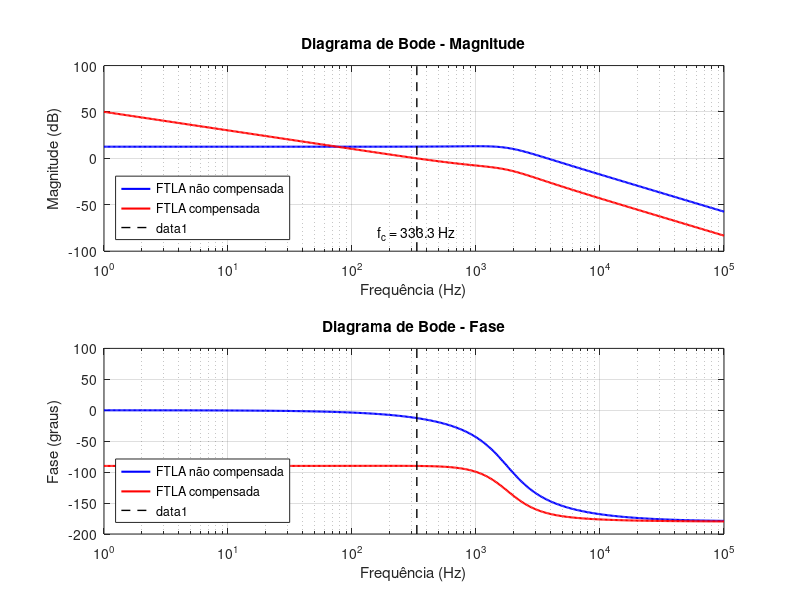

Here is the MATLAB script that generated this plot: (Note: this script raises an error after producing the figure.)
%% Script: Diagrama de Bode para Inversor Monofásico
% Este script calcula e plota a magnitude e fase da FTLA (Função de 
% Transferência de Malha Aberta) não compensada e compensada
% com base nos parâmetros fornecidos.

clear; clc; close all;

%% 1. Parâmetros do sistema (conforme fornecido)
Vi = 400;          % Tensão de entrada (V)
Vo = 311;          % Tensão de saída (V)
Po = 1250;         % Potência de saída (W)
Ro = Vo^2 / Po;    % Resistência de carga (Ohm) ~ 77.38 Ohm
Io = Vo / Ro;      % Corrente de saída (A) ~ 4.02 A
D = Vo / Vi;       % Ciclo de trabalho ~ 0.778
fs = 20e3;         % Frequência de comutação (Hz)
Lo = 8e-3;         % Indutância do filtro (H) = 8 mH
Co = 1e-6;         % Capacitância do filtro (F) = 1 uF
j = sqrt(-1);      % Unidade imaginária
kv = 3.3 / 311;    % Ganho do sensor de tensão (V/V)
kpwm = 1 / 1;      % Ganho do modulador PWM (1/V)

%% 2. Parâmetros do compensador (conforme fornecido)
% Frequência de cruzamento desejada (1/60 da frequência de comutação)
wc = 2 * pi * fs / 60;  % rad/s
% Margem de fase desejada (90 graus em radianos)
Mphi = 90 * pi / 180;   % rad

%% 3. Definição da função de transferência não compensada: G(s)
% G(s) = Vi * (1/(Lo*Co)) * [s^2 + (1/(Ro*Co)) * s + 1/(Lo*Co)]^-1
% Ou forma mais clara: G(s) = Vi * (1/(Lo*Co)) / (s^2 + (1/(Ro*Co))*s + 1/(Lo*Co))

% Coeficientes do denominador
a1 = 1/(Ro*Co);
a0 = 1/(Lo*Co);

% Numerador: Vi * a0
num_G = Vi * a0;
den_G = [1, a1, a0];

% Criação da função de transferência G(s)
s = tf('s');
G = Vi * (1/(Lo*Co)) / (s^2 + (1/(Ro*Co))*s + 1/(Lo*Co));

%% 4. FTLA não compensada: FTLA_nc(s) = kv * kpwm * G(s)
kv_kpwm = kv * kpwm;
FTLA_nc = kv_kpwm * G;

%% 5. Cálculo do zero do compensador (omega_z) e ganho kc
% Primeiro, obtemos a fase da FTLA não compensada na frequência wc
[mag_nc, phase_nc] = bode(FTLA_nc, wc);
mag_nc = squeeze(mag_nc);    % magnitude em valor linear
phase_nc = squeeze(phase_nc); % fase em graus

% Converter fase para radianos
phase_nc_rad = phase_nc * pi/180;

% Cálculo de omega_z conforme a equação fornecida
% omega_z = wc / tan(Mphi - pi/2 - arg(FTLA_nc(wc)))
den_tan = tan(Mphi - pi/2 - phase_nc_rad);
% Evitar divisão por zero
if abs(den_tan) < 1e-6
    den_tan = 1e-6;
end
omega_z = wc / den_tan;   % rad/s
tau = 1/omega_z;          % constante de tempo (s)
tau_us = tau * 1e6;       % em microssegundos

% Cálculo de kc
% kc = wc / ( |FTLA_nc(wc)| * sqrt(wc^2 + omega_z^2) )
kc = wc / (mag_nc * sqrt(wc^2 + omega_z^2));

% Exibir resultados dos parâmetros do compensador
fprintf('=== Parâmetros do Compensador ===\n');
fprintf('Frequência de cruzamento (wc) = %.2f rad/s (%.2f Hz)\n', wc, wc/(2*pi));
fprintf('omega_z = %.2f rad/s\n', omega_z);
fprintf('tau = %.2e s = %.2f µs\n', tau, tau_us);
fprintf('kc = %.4f\n\n', kc);

%% 6. Definição do compensador C(s)
% C(s) = kc * (s + omega_z) / s
C = kc * (s + omega_z) / s;

%% 7. FTLA compensada: FTLA_c(s) = C(s) * FTLA_nc(s)
FTLA_c = C * FTLA_nc;

%% 8. Diagramas de Bode (Magnitude e Fase)
% Faixa de frequências para o gráfico (1 Hz a 100 kHz)
freq_min = 1;      % Hz
freq_max = 100e3;  % Hz
frequencies = logspace(log10(freq_min), log10(freq_max), 500);
w = 2*pi*frequencies; % rad/s

% Avaliar resposta em frequência
[mag_nc_plot, phase_nc_plot] = bode(FTLA_nc, w);
[mag_c_plot, phase_c_plot] = bode(FTLA_c, w);

% Remover dimensões extras
mag_nc_plot = squeeze(mag_nc_plot);
phase_nc_plot = squeeze(phase_nc_plot);
mag_c_plot = squeeze(mag_c_plot);
phase_c_plot = squeeze(phase_c_plot);

% Converter magnitude para dB
mag_nc_dB = 20*log10(mag_nc_plot);
mag_c_dB = 20*log10(mag_c_plot);

%% 9. Plotagem dos diagramas de Bode
figure('Name', 'Diagrama de Bode do Inversor Monofásico', 'Position', [100 100 900 600]);

% Subplot 1: Magnitude
subplot(2,1,1);
semilogx(frequencies, mag_nc_dB, 'b-', 'LineWidth', 1.5); hold on;
semilogx(frequencies, mag_c_dB, 'r-', 'LineWidth', 1.5);
grid on;
xlabel('Frequência (Hz)');
ylabel('Magnitude (dB)');
title('Diagrama de Bode - Magnitude');
legend('FTLA não compensada', 'FTLA compensada', 'Location', 'southwest');
xlim([freq_min, freq_max]);

% Subplot 2: Fase
subplot(2,1,2);
semilogx(frequencies, phase_nc_plot, 'b-', 'LineWidth', 1.5); hold on;
semilogx(frequencies, phase_c_plot, 'r-', 'LineWidth', 1.5);
grid on;
xlabel('Frequência (Hz)');
ylabel('Fase (graus)');
title('Diagrama de Bode - Fase');
legend('FTLA não compensada', 'FTLA compensada', 'Location', 'southwest');
xlim([freq_min, freq_max]);

% Adicionar anotação na frequência de cruzamento
subplot(2,1,1);
line([wc/(2*pi) wc/(2*pi)], [-100 100], 'Color', 'k', 'LineStyle', '--', 'LineWidth', 1);
text(wc/(2*pi), -80, sprintf('f_c = %.1f Hz', wc/(2*pi)), 'HorizontalAlignment', 'center');

subplot(2,1,2);
line([wc/(2*pi) wc/(2*pi)], [-200 100], 'Color', 'k', 'LineStyle', '--', 'LineWidth', 1);

%% 10. Verificação da margem de fase na frequência de cruzamento
[mag_c_c, phase_c_c] = bode(FTLA_c, wc);
mag_c_c = squeeze(mag_c_c);
phase_c_c = squeeze(phase_c_c);
margem_fase = 180 + phase_c_c; % margem de fase em graus

fprintf('=== Verificação do Projeto ===\n');
fprintf('Na frequência de cruzamento f_c = %.2f Hz:\n', wc/(2*pi));
fprintf('Magnitude de FTLA_c = %.2f dB\n', 20*log10(mag_c_c));
fprintf('Fase de FTLA_c = %.2f graus\n', phase_c_c);
fprintf('Margem de fase obtida = %.2f graus (desejada: %.2f graus)\n', margem_fase, Mphi*180/pi);

if abs(margem_fase - Mphi*180/pi) < 10
    fprintf('>>> Projeto atende à margem de fase desejada.\n');
else
    fprintf('>>> Ajuste fino do compensador pode ser necessário.\n');
end

%% 11. Funções de transferência em forma textual
fprintf('\n=== Função de Transferência ===\n');
fprintf('G(s) = \n');
pretty(G)
fprintf('C(s) = \n');
pretty(C)
fprintf('FTLA compensada = \n');
pretty(FTLA_c)
